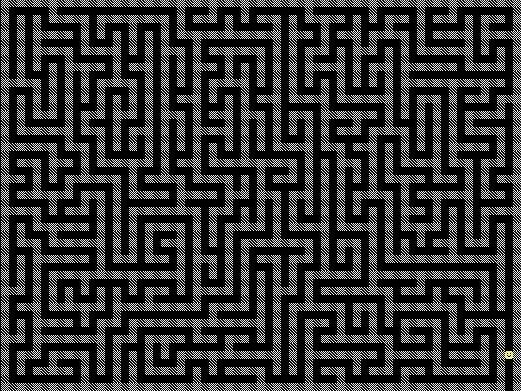
#> input picture Q8/maze.jpg, 521 x 391 px
$ python convert_mazeimage_to_matrix.py
#> lines starting #> are read from the running program, lines starting #| are printed output that depends on the picture; after the words box and inside, x2 and y2 are one past the last pixel; in counts of white or black regions, pixels touching at a corner belong together
import cv2
import numpy as np
import matplotlib.pyplot as plt

def extract_maze_by_darkness(image_path, grid_rows=49, grid_cols=65):
    # 1. 读取图片
#> called with image_path = 'maze.jpg', grid_rows = 49, grid_cols = 65
    img = cv2.imread(image_path)
#> img is the input picture: shape (391, 521, 3); mean B, G, R 56.4, 56.4, 56.4
    if img is None:
        print("Error: Could not read image.")
        return None, None

    h, w, _ = img.shape
#> h = 391; w = 521
    gray = cv2.cvtColor(img, cv2.COLOR_BGR2GRAY)

    # 计算步长
    dy = h / grid_rows
#> dy = 7.98
    dx = w / grid_cols
#> dx = 8.02

    # 初始化矩阵 (默认全是墙=1)
    maze_matrix = np.ones((grid_rows, grid_cols), dtype=int)

    # 2. 遍历每一个格子
    for r in range(grid_rows):
        for c in range(grid_cols):
            # 计算坐标
            y_start = int(r * dy)
            y_end = int((r + 1) * dy)
            x_start = int(c * dx)
            x_end = int((c + 1) * dx)

            margin = 2
            if (y_end - y_start) > 2 * margin and (x_end - x_start) > 2 * margin:
                roi = gray[y_start+margin : y_end-margin, x_start+margin : x_end-margin]
            else:
                roi = gray[y_start:y_end, x_start:x_end]

            mean_brightness = np.mean(roi)

            if mean_brightness < 45:
                maze_matrix[r, c] = 0  # 0 = Path (黑色)
            else:
                maze_matrix[r, c] = 1  # 1 = Wall (白色)
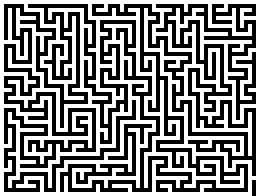
#> maze_matrix: shape (49, 65) int64 (shown 4 times larger); values 0 (black) and 1 (white), 51.8% white; black in thin lines or dots

    # 3. 再次定位起点 (黄色笑脸) - 保持原有逻辑
    hsv = cv2.cvtColor(img, cv2.COLOR_BGR2HSV)
#> hsv: shape (391, 521, 3); mean H, S, V 0.2, 0.3, 56.4
    lower_yellow = np.array([15, 50, 50])
    upper_yellow = np.array([45, 255, 255])
    mask_yellow = cv2.inRange(hsv, lower_yellow, upper_yellow)
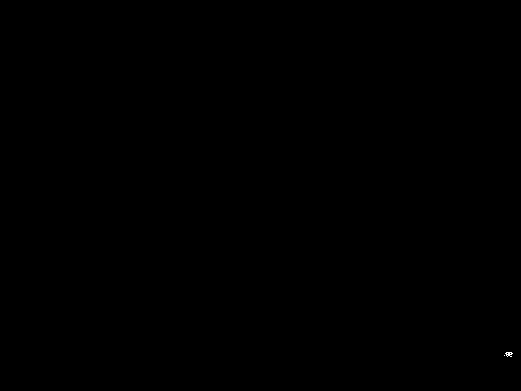
#> mask_yellow: shape (391, 521); 0.01% white in thin lines or dots, all inside (x1, y1, x2, y2) = (504, 352, 513, 357)
    points = cv2.findNonZero(mask_yellow)
#> points = contour of 25 points, box (x1, y1, x2, y2) (504, 352, 513, 357), area 2

    start_pos = None
    if points is not None:
        avg_x = np.mean(points[:, 0, 0])
#> avg_x = 508.3
        avg_y = np.mean(points[:, 0, 1])
#> avg_y = 353.7
        sr = int(avg_y / dy)
#> sr = 44
        sc = int(avg_x / dx)
#> sc = 63
        sr = min(sr, grid_rows - 1)
        sc = min(sc, grid_cols - 1)

        # 强制把起点设为路
        maze_matrix[sr, sc] = 0
        start_pos = (sr, sc)
#> start_pos = (44, 63)
    else:
        # 备用起点
        start_pos = (grid_rows-2, grid_cols-2)
        maze_matrix[start_pos[0], start_pos[1]] = 0

    return maze_matrix, start_pos

def visualize_check(matrix, start_pos):
    plt.figure(figsize=(12, 10))
    # 0=黑(路), 1=白(墙)
    plt.imshow(matrix, cmap='gray', origin='upper')

    if start_pos:
        plt.scatter(start_pos[1], start_pos[0], c='red', s=80, marker='s')
        plt.text(start_pos[1], start_pos[0], 'S', color='white', ha='center', va='center', fontweight='bold')

    save_name = 'maze_check.png'
    plt.savefig(save_name, bbox_inches='tight', pad_inches=0.1)
    plt.close()
    print(f"提取完成！请查看: {save_name}")

# --- 执行 ---
maze_grid, start_pos = extract_maze_by_darkness('maze.jpg', grid_rows=49, grid_cols=65)
#> start_pos = (44, 63)

print(f"起点坐标: {start_pos}")
#| 起点坐标: (44, 63)
visualize_check(maze_grid, start_pos)
#> in visualize_check, `plt.savefig(save_name, bbox_inches='tight', pad_inches=0.1)`:
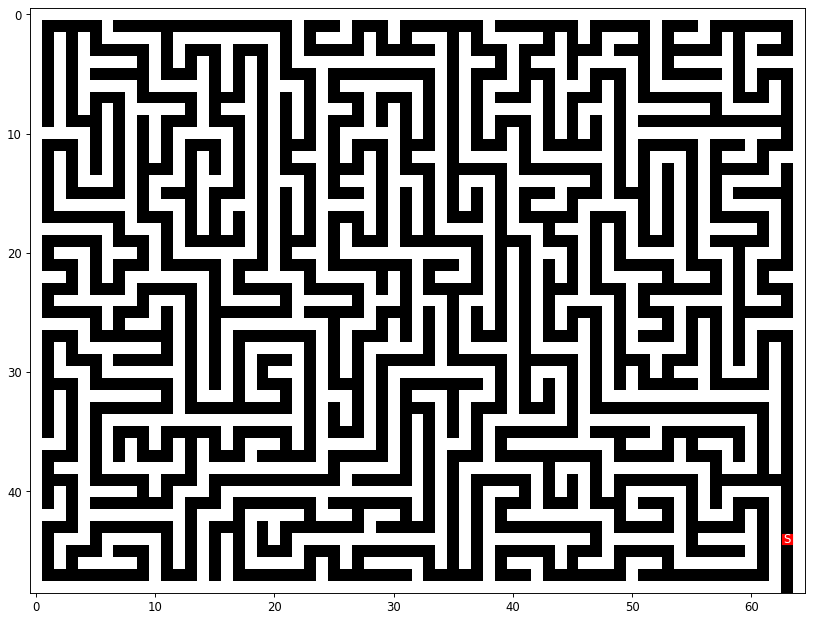
#> figure drawn by matplotlib, 1 panel

np.savez('maze_data.npz', grid=maze_grid, start=start_pos)
